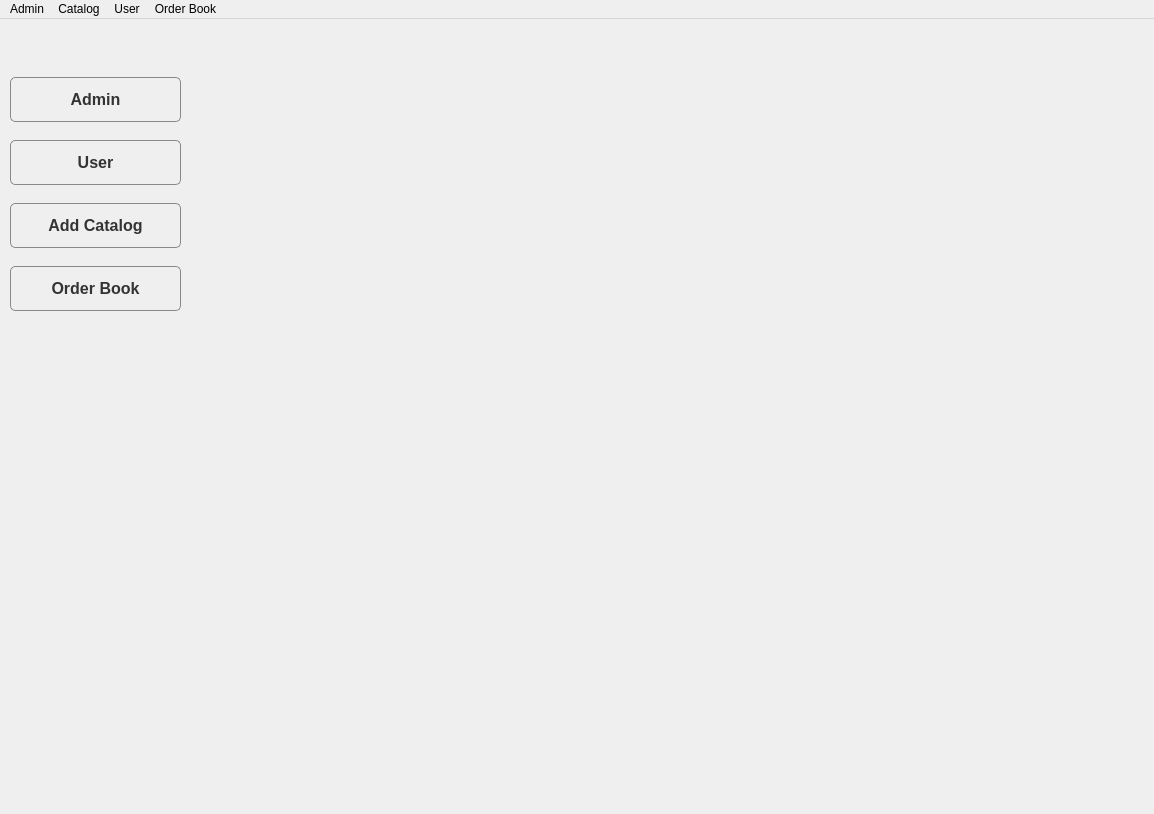
<?xml version="1.0" encoding="UTF-8"?>
<ui version="4.0">
 <class>MainWindow</class>
 <widget class="QMainWindow" name="MainWindow">
  <property name="geometry">
   <rect>
    <x>0</x>
    <y>0</y>
    <width>1154</width>
    <height>814</height>
   </rect>
  </property>
  <property name="windowTitle">
   <string>calculator</string>
  </property>
  <property name="styleSheet">
   <string notr="true"/>
  </property>
  <widget class="QWidget" name="centralwidget">
   <layout class="QVBoxLayout" name="backgroundLayout">
    <property name="spacing">
     <number>0</number>
    </property>
    <property name="leftMargin">
     <number>0</number>
    </property>
    <property name="topMargin">
     <number>0</number>
    </property>
    <property name="rightMargin">
     <number>0</number>
    </property>
    <property name="bottomMargin">
     <number>0</number>
    </property>
    <item>
     <widget class="QLabel" name="backgroundLabel">
      <property name="sizePolicy">
       <sizepolicy hsizetype="Expanding" vsizetype="Expanding">
        <horstretch>0</horstretch>
        <verstretch>0</verstretch>
       </sizepolicy>
      </property>
      <property name="scaledContents">
       <bool>true</bool>
      </property>
     </widget>
    </item>
   </layout>
   <widget class="QWidget" name="buttonContainer">
    <property name="geometry">
     <rect>
      <x>10</x>
      <y>50</y>
      <width>171</width>
      <height>251</height>
     </rect>
    </property>
    <property name="styleSheet">
     <string notr="true">background-color: transparent;</string>
    </property>
    <layout class="QVBoxLayout" name="buttonLayout">
     <property name="spacing">
      <number>10</number>
     </property>
     <property name="leftMargin">
      <number>0</number>
     </property>
     <property name="topMargin">
      <number>0</number>
     </property>
     <item>
      <widget class="QPushButton" name="pushButton">
       <property name="sizePolicy">
        <sizepolicy hsizetype="Minimum" vsizetype="Fixed">
         <horstretch>0</horstretch>
         <verstretch>0</verstretch>
        </sizepolicy>
       </property>
       <property name="minimumSize">
        <size>
         <width>157</width>
         <height>41</height>
        </size>
       </property>
       <property name="font">
        <font>
         <pointsize>-1</pointsize>
         <bold>true</bold>
        </font>
       </property>
       <property name="styleSheet">
        <string notr="true">QPushButton {
    background: qlineargradient(
        spread:pad, x1:0, y1:0, x2:1, y2:1,
        stop:0 #e0e0e0, stop:0.5 #c0c0c0, stop:1 #a0a0a0
    );
    color: #333333;
    font-size: 16px;
    font-weight: bold;
    border: 1px solid #888888;
    border-radius: 5px;
    padding: 12px 25px;
}

QPushButton:hover {
    background: qlineargradient(
        spread:pad, x1:0, y1:0, x2:1, y2:1,
        stop:0 #d0d0d0, stop:0.5 #b0b0b0, stop:1 #909090
    );
    border: 1px solid #666666;
    color: #1a1a1a;
}

QPushButton:pressed {
    background: qlineargradient(
        spread:pad, x1:0, y1:0, x2:1, y2:1,
        stop:0 #b0b0b0, stop:0.5 #a0a0a0, stop:1 #808080
    );
    border: 1px inset #666666;
}
</string>
       </property>
       <property name="text">
        <string>Admin</string>
       </property>
      </widget>
     </item>
     <item>
      <widget class="QPushButton" name="pushButton_2">
       <property name="sizePolicy">
        <sizepolicy hsizetype="Minimum" vsizetype="Fixed">
         <horstretch>0</horstretch>
         <verstretch>0</verstretch>
        </sizepolicy>
       </property>
       <property name="minimumSize">
        <size>
         <width>157</width>
         <height>41</height>
        </size>
       </property>
       <property name="font">
        <font>
         <pointsize>-1</pointsize>
         <bold>true</bold>
        </font>
       </property>
       <property name="styleSheet">
        <string notr="true">QPushButton {
    background: qlineargradient(
        spread:pad, x1:0, y1:0, x2:1, y2:1,
        stop:0 #e0e0e0, stop:0.5 #c0c0c0, stop:1 #a0a0a0
    );
    color: #333333;
    font-size: 16px;
    font-weight: bold;
    border: 1px solid #888888;
    border-radius: 5px;
    padding: 12px 25px;
}

QPushButton:hover {
    background: qlineargradient(
        spread:pad, x1:0, y1:0, x2:1, y2:1,
        stop:0 #d0d0d0, stop:0.5 #b0b0b0, stop:1 #909090
    );
    border: 1px solid #666666;
    color: #1a1a1a;
}

QPushButton:pressed {
    background: qlineargradient(
        spread:pad, x1:0, y1:0, x2:1, y2:1,
        stop:0 #b0b0b0, stop:0.5 #a0a0a0, stop:1 #808080
    );
    border: 1px inset #666666;
}
</string>
       </property>
       <property name="text">
        <string>User</string>
       </property>
      </widget>
     </item>
     <item>
      <widget class="QPushButton" name="pushButton_4">
       <property name="sizePolicy">
        <sizepolicy hsizetype="Minimum" vsizetype="Fixed">
         <horstretch>0</horstretch>
         <verstretch>0</verstretch>
        </sizepolicy>
       </property>
       <property name="minimumSize">
        <size>
         <width>157</width>
         <height>41</height>
        </size>
       </property>
       <property name="font">
        <font>
         <pointsize>-1</pointsize>
         <bold>true</bold>
        </font>
       </property>
       <property name="styleSheet">
        <string notr="true">QPushButton {
    background: qlineargradient(
        spread:pad, x1:0, y1:0, x2:1, y2:1,
        stop:0 #e0e0e0, stop:0.5 #c0c0c0, stop:1 #a0a0a0
    );
    color: #333333;
    font-size: 16px;
    font-weight: bold;
    border: 1px solid #888888;
    border-radius: 5px;
    padding: 12px 25px;
}

QPushButton:hover {
    background: qlineargradient(
        spread:pad, x1:0, y1:0, x2:1, y2:1,
        stop:0 #d0d0d0, stop:0.5 #b0b0b0, stop:1 #909090
    );
    border: 1px solid #666666;
    color: #1a1a1a;
}

QPushButton:pressed {
    background: qlineargradient(
        spread:pad, x1:0, y1:0, x2:1, y2:1,
        stop:0 #b0b0b0, stop:0.5 #a0a0a0, stop:1 #808080
    );
    border: 1px inset #666666;
}
</string>
       </property>
       <property name="text">
        <string>Add Catalog</string>
       </property>
      </widget>
     </item>
     <item>
      <widget class="QPushButton" name="orderBookButton">
       <property name="styleSheet">
        <string notr="true">QPushButton {
    background: qlineargradient(
        spread:pad, x1:0, y1:0, x2:1, y2:1,
        stop:0 #e0e0e0, stop:0.5 #c0c0c0, stop:1 #a0a0a0
    );
    color: #333333;
    font-size: 16px;
    font-weight: bold;
    border: 1px solid #888888;
    border-radius: 5px;
    padding: 12px 25px;
}

QPushButton:hover {
    background: qlineargradient(
        spread:pad, x1:0, y1:0, x2:1, y2:1,
        stop:0 #d0d0d0, stop:0.5 #b0b0b0, stop:1 #909090
    );
    border: 1px solid #666666;
    color: #1a1a1a;
}

QPushButton:pressed {
    background: qlineargradient(
        spread:pad, x1:0, y1:0, x2:1, y2:1,
        stop:0 #b0b0b0, stop:0.5 #a0a0a0, stop:1 #808080
    );
    border: 1px inset #666666;
}
</string>
       </property>
       <property name="text">
        <string>Order Book</string>
       </property>
      </widget>
     </item>
    </layout>
   </widget>
   <zorder>backgroundLabel</zorder>
   <zorder>buttonContainer</zorder>
  </widget>
  <widget class="QMenuBar" name="menuBar">
   <property name="geometry">
    <rect>
     <x>0</x>
     <y>0</y>
     <width>1154</width>
     <height>21</height>
    </rect>
   </property>
   <widget class="QMenu" name="menuAdmin">
    <property name="title">
     <string>Admin</string>
    </property>
    <addaction name="actionShow_Image"/>
    <addaction name="actionUpdate_Price"/>
    <addaction name="actionAdd_Diamond"/>
    <addaction name="actionJewellry_Menu"/>
    <addaction name="actionOrder_Book_Users"/>
    <addaction name="actionOrder_List"/>
    <addaction name="actionShow_Users"/>
   </widget>
   <widget class="QMenu" name="menuUser">
    <property name="title">
     <string>User</string>
    </property>
   </widget>
   <widget class="QMenu" name="menuAdd_Catalog">
    <property name="title">
     <string>Catalog</string>
    </property>
    <addaction name="actionAdd_new_Catalog"/>
    <addaction name="actionModify_Catalog"/>
    <addaction name="actionDelete_Catalog"/>
   </widget>
   <widget class="QMenu" name="menuOrder_Book">
    <property name="title">
     <string>Order Book</string>
    </property>
   </widget>
   <addaction name="menuAdmin"/>
   <addaction name="menuAdd_Catalog"/>
   <addaction name="menuUser"/>
   <addaction name="menuOrder_Book"/>
  </widget>
  <action name="actionShow_Image">
   <property name="text">
    <string>Show Image</string>
   </property>
  </action>
  <action name="actionShow_Users">
   <property name="text">
    <string>Show Users</string>
   </property>
  </action>
  <action name="actionUpdate_Price">
   <property name="text">
    <string>Update Price</string>
   </property>
  </action>
  <action name="actionAdd_Diamond">
   <property name="text">
    <string>Add Diamond</string>
   </property>
  </action>
  <action name="actionJewellry_Menu">
   <property name="text">
    <string>Jewellry Menu</string>
   </property>
  </action>
  <action name="actionOrder_Book_Users">
   <property name="text">
    <string>Order Book Users</string>
   </property>
  </action>
  <action name="actionOrder_List">
   <property name="text">
    <string>Order List</string>
   </property>
  </action>
  <action name="actionAdd_new_Catalog">
   <property name="text">
    <string>Add New Catalog</string>
   </property>
  </action>
  <action name="actionModify_Catalog">
   <property name="text">
    <string>Modify Catalog</string>
   </property>
  </action>
  <action name="actionDelete_Catalog">
   <property name="text">
    <string>Delete Catalog</string>
   </property>
  </action>
 </widget>
 <resources/>
 <connections/>
</ui>
